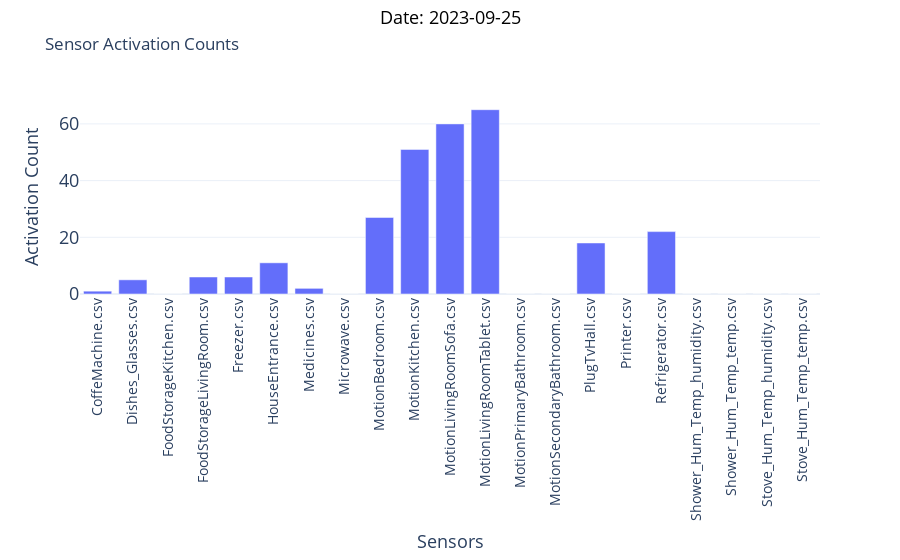
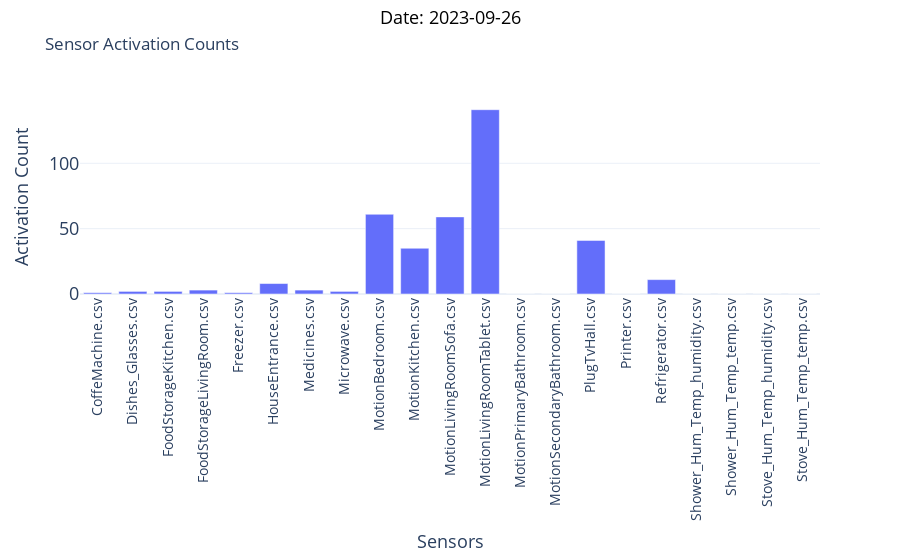
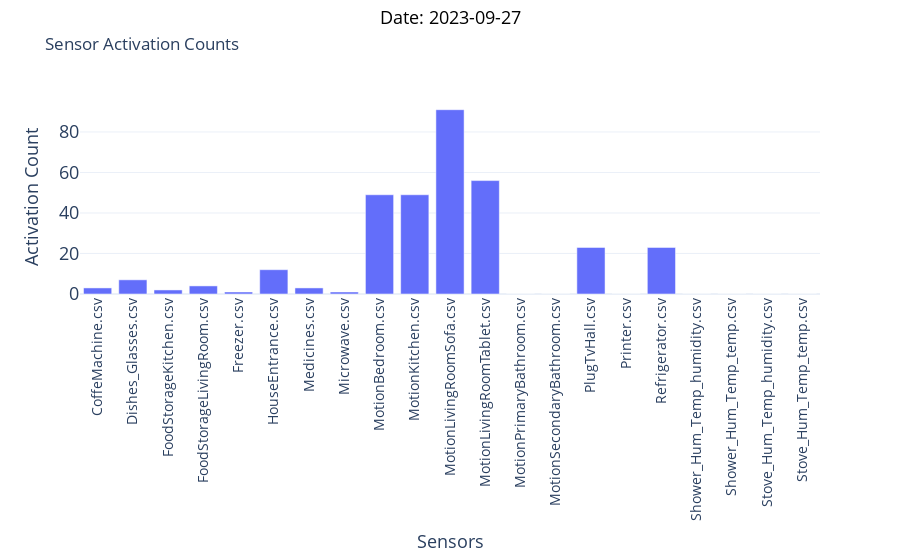

The notebook cell these images were saved under, in order:
### Markdown cell above
# Howmany times a device was interacted by the subject on a given date

### Code cell
## Howmany times a device was interacted by the subject on a given date
## When there is no food preparation in the house
## Pick a date and count the out-events

house_entrance_df = cleaned_data[5] ## maindoor of the house
temp_df = house_entrance_df['filtered_df'].copy()
## Extract the unique dates
temp_df['date'] = temp_df['ts_on'].dt.date
dates = temp_df['date'].unique()

for i in range(3):#len(dates)):
    date = dates[i]
    print('------->',date)
    first_rows = temp_df.groupby('date').first().reset_index() # Pick the first row of each unique date
    last_rows = temp_df.groupby('date').last().reset_index() # Pick the last row of each unique date
    # select the date specific data
    first_row = first_rows[first_rows['date'] == date] 
    last_row = last_rows[last_rows['date'] == date]
    current_off_time = first_row['ts_off'].iloc[0]
    next_on_time = last_row['ts_on'].iloc[0]
    time_difference = next_on_time - current_off_time
    sensor_and_activation = []
    for j in range(len(cleaned_data)):
        if j == -5:
            continue
        sensor = cleaned_data[j]['sensor']
        current_data = cleaned_data[j]['filtered_df']
        if current_off_time.date() == next_on_time.date():
            # If date is same for both values of window
            filtered_data = filter_data_for_date(current_data, current_off_time.date())
        else:
            # If date is different for both values of window
            # In this case concat the data for both dates
            filtered_data_current_date = filter_data_for_date(current_data, current_off_time.date())
            filtered_data_next_date = filter_data_for_date(current_data, next_on_time.date())
            filtered_data = pd.concat([filtered_data_current_date, filtered_data_next_date], ignore_index=True)
        # print(sensor, len(filtered_data))
        sensor_and_activation.append({'senosr':sensor, 'activation_count':len(filtered_data)})

    # Extract sensor names and their activation counts and plot it
    sensors = [item['senosr'] for item in sensor_and_activation]
    activation_counts = [item['activation_count'] for item in sensor_and_activation]

    fig = go.Figure(data=[go.Bar(x=sensors, y=activation_counts)])
    fig.update_layout(
        title='Sensor Activation Counts',
        xaxis_title='Sensors',
        yaxis_title='Activation Count',
        xaxis_tickangle=-90,
        template='plotly_white',
        xaxis=dict(
            tickfont=dict(size=14),  # Font size for x-axis ticks
            titlefont=dict(size=18)  # Font size for x-axis title
        ),
        yaxis=dict(
            tickfont=dict(size=18),  # Font size for y-axis ticks
            titlefont=dict(size=18)  # Font size for y-axis title
        )
    )

    fig.add_annotation(
    xref='paper', yref='paper',  # Use paper coordinates (relative to the plotting area)
    x=0.5, y=1.5,  # Position the annotation
    text=f"Date: {date}",  # Text to display
    showarrow=False,  # No arrow for the annotation
    font=dict(size=18, color="black"),
    align="center"
)
    fig.show()

### Figure 1 — Plotly figure (JSON) as saved in the notebook; plotly's stock layout.template omitted (floating-point values rounded to 4 significant figures)
{"data": [{"type": "bar", "x": ["CoffeMachine.csv", "Dishes_Glasses.csv", "FoodStorageKitchen.csv", "FoodStorageLivingRoom.csv", "Freezer.csv", "HouseEntrance.csv", "Medicines.csv", "Microwave.csv", "MotionBedroom.csv", "MotionKitchen.csv", "MotionLivingRoomSofa.csv", "MotionLivingRoomTablet.csv", "MotionPrimaryBathroom.csv", "MotionSecondaryBathroom.csv", "PlugTvHall.csv", "Printer.csv", "Refrigerator.csv", "Shower_Hum_Temp_humidity.csv", "Shower_Hum_Temp_temp.csv", "Stove_Hum_Temp_humidity.csv", "Stove_Hum_Temp_temp.csv"], "y": [1, 5, 0, 6, 6, 11, 2, 0, 27, 51, 60, 65, 0, 0, 18, 0, 22, 0, 0, 0, 0]}], "layout": {"annotations": [{"align": "center", "font": {"color": "black", "size": 18}, "showarrow": false, "text": "Date: 2023-09-25", "x": 0.5, "xref": "paper", "y": 1.5, "yref": "paper"}], "title": {"text": "Sensor Activation Counts"}, "xaxis": {"tickangle": -90, "tickfont": {"size": 14}, "title": {"font": {"size": 18}, "text": "Sensors"}}, "yaxis": {"tickfont": {"size": 18}, "title": {"font": {"size": 18}, "text": "Activation Count"}}}}

### Figure 2 — Plotly figure (JSON) as saved in the notebook; plotly's stock layout.template omitted (floating-point values rounded to 4 significant figures)
{"data": [{"type": "bar", "x": ["CoffeMachine.csv", "Dishes_Glasses.csv", "FoodStorageKitchen.csv", "FoodStorageLivingRoom.csv", "Freezer.csv", "HouseEntrance.csv", "Medicines.csv", "Microwave.csv", "MotionBedroom.csv", "MotionKitchen.csv", "MotionLivingRoomSofa.csv", "MotionLivingRoomTablet.csv", "MotionPrimaryBathroom.csv", "MotionSecondaryBathroom.csv", "PlugTvHall.csv", "Printer.csv", "Refrigerator.csv", "Shower_Hum_Temp_humidity.csv", "Shower_Hum_Temp_temp.csv", "Stove_Hum_Temp_humidity.csv", "Stove_Hum_Temp_temp.csv"], "y": [1, 2, 2, 3, 1, 8, 3, 2, 61, 35, 59, 141, 0, 0, 41, 0, 11, 0, 0, 0, 0]}], "layout": {"annotations": [{"align": "center", "font": {"color": "black", "size": 18}, "showarrow": false, "text": "Date: 2023-09-26", "x": 0.5, "xref": "paper", "y": 1.5, "yref": "paper"}], "title": {"text": "Sensor Activation Counts"}, "xaxis": {"tickangle": -90, "tickfont": {"size": 14}, "title": {"font": {"size": 18}, "text": "Sensors"}}, "yaxis": {"tickfont": {"size": 18}, "title": {"font": {"size": 18}, "text": "Activation Count"}}}}

### Figure 3 — Plotly figure (JSON) as saved in the notebook; plotly's stock layout.template omitted (floating-point values rounded to 4 significant figures)
{"data": [{"type": "bar", "x": ["CoffeMachine.csv", "Dishes_Glasses.csv", "FoodStorageKitchen.csv", "FoodStorageLivingRoom.csv", "Freezer.csv", "HouseEntrance.csv", "Medicines.csv", "Microwave.csv", "MotionBedroom.csv", "MotionKitchen.csv", "MotionLivingRoomSofa.csv", "MotionLivingRoomTablet.csv", "MotionPrimaryBathroom.csv", "MotionSecondaryBathroom.csv", "PlugTvHall.csv", "Printer.csv", "Refrigerator.csv", "Shower_Hum_Temp_humidity.csv", "Shower_Hum_Temp_temp.csv", "Stove_Hum_Temp_humidity.csv", "Stove_Hum_Temp_temp.csv"], "y": [3, 7, 2, 4, 1, 12, 3, 1, 49, 49, 91, 56, 0, 0, 23, 0, 23, 0, 0, 0, 0]}], "layout": {"annotations": [{"align": "center", "font": {"color": "black", "size": 18}, "showarrow": false, "text": "Date: 2023-09-27", "x": 0.5, "xref": "paper", "y": 1.5, "yref": "paper"}], "title": {"text": "Sensor Activation Counts"}, "xaxis": {"tickangle": -90, "tickfont": {"size": 14}, "title": {"font": {"size": 18}, "text": "Sensors"}}, "yaxis": {"tickfont": {"size": 18}, "title": {"font": {"size": 18}, "text": "Activation Count"}}}}
